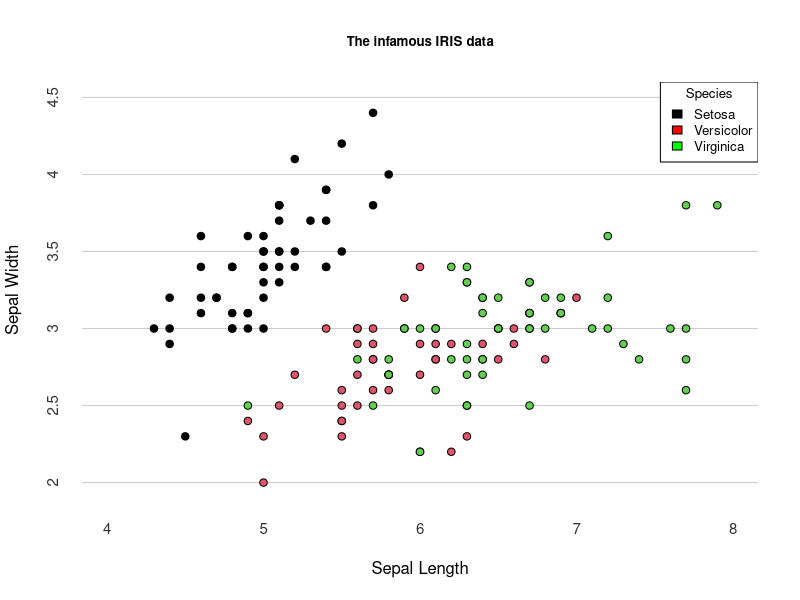

Write R code to recreate this figure. (Note: this script raises an error after producing the figure.)
#########################################################################
# 1-day R workshop 
# Morning practical session C
# 9th February 2019
# 06_pm_graphics_example.R
#########################################################################
# Here's an example using the graphics packages that comes with base R
plot(iris$Sepal.Length, iris$Sepal.Width, 
     bg = iris$Species, # Fill colour
     pch = 21, # Shape: circles that can filed
     xlab = "Sepal Length", ylab = "Sepal Width", # Labels
     axes = FALSE, # Don't plot the axes
     frame.plot = FALSE, # Remove the frame 
     xlim = c(4, 8), ylim = c(2, 4.5), # Limits
     panel.first = abline(h = seq(2, 4.5, 0.5), col = "grey80"))

at = pretty(iris$Sepal.Length)
mtext(side = 1, text = at, at = at, 
      col = "grey20", line = 1, cex = 0.9)

at = pretty(iris$Sepal.Width)
mtext(side = 2, text = at, at = at, col = "grey20", line = 1, cex = 0.9)

legend("topright", legend = c("Setosa", "Versicolor", "Virginica"),
       title = "Species", fill=c("black", "red", "green"), cex=0.8)

title("The infamous IRIS data", 
      cex.main = 0.8, font.main = 2, col.main = "black")

# Now lets view the ggplot2 version
# library(tidyverse)
ggplot(iris, aes(x = Sepal.Length, y = Sepal.Width, colour = Species)) + 
  geom_point() + 
  scale_colour_manual(values = c("black", "red", "green")) +
  theme_minimal() +
  labs(title = "The infamous IRIS data",
       x = "Sepal Length",
       y = "Sepal Width")

rm(at)
